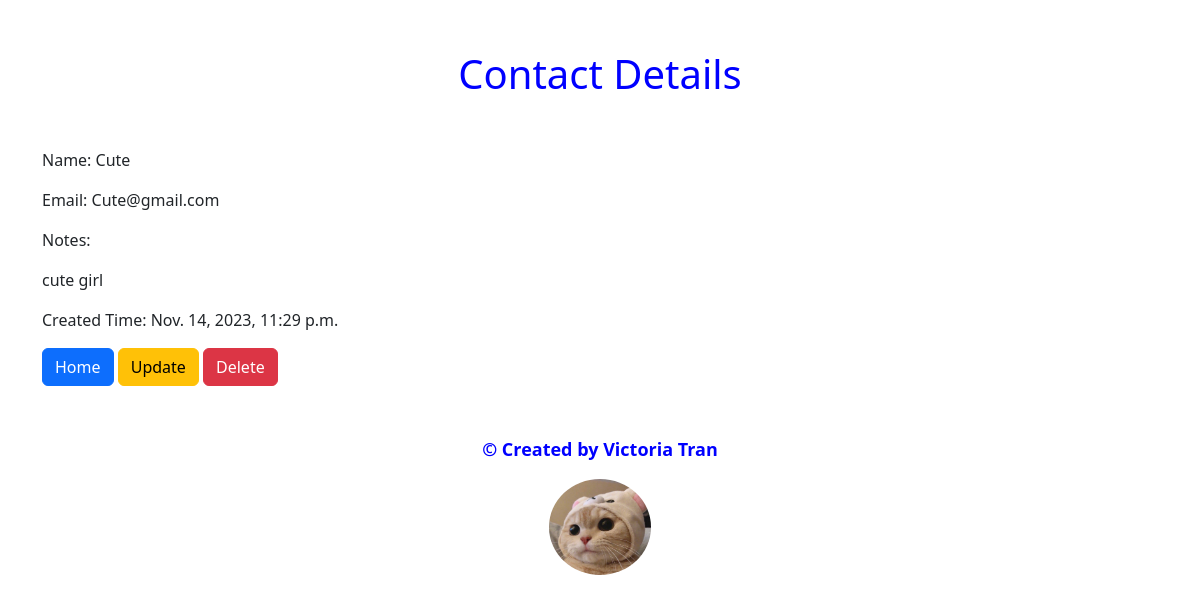
/contacts/5/, run on the app's committed database.
### contacts/models.py (models this page shows)
class Contact(models.Model):
    name = models.CharField(max_length=20, null=False, unique=True, error_messages={'unique':"Contact with this name already exists."})
    email = models.EmailField(null=False, unique=True, error_messages={
        'unique': "This email is already in use.",
        'required': "Email field cannot be empty.",
        'invalid': "Enter a valid email address."})
    notes = models.TextField(max_length = 200, default="", blank="True") #multiple lines of text
    created_time = models.DateTimeField(auto_now_add=True)

### contacts/views.py (the view)
# urls.py: path("contacts/<int:pk>/", ContactDetailView.as_view(), name="contact_detail"),
class ContactDetailView(DetailView):
    model = Contact

### contacts/templates/contacts/contact_detail.html
{% extends "base.html" %}
{% block content %}
<h1>Contact Details</h1>
<p>Name: {{contact.name}}</p>
<p>Email: {{contact.email}}</p>
<p>Notes: </p>
<p>{{contact.notes}}</p>
<p>Created Time: {{contact.created_time}}</p>
<a class="btn btn-primary" href="{% url 'contact_list' %}" role="button">Home</a>
<a class="btn btn-warning" href="{% url 'contact_update' contact.pk %}" role="button">Update</a>
<a class="btn btn-danger" href="{% url 'contact_delete' contact.pk %}" role="button">Delete</a>
{% endblock content %}

### templates/base.html (style rules this page uses)
h1 { text-align: center; margin: 50px; color: blue; }

### data on the page
Contact: name "Cute", email "Cute@gmail.com", notes "cute girl", created_time "Nov. 14, 2023, 11:29 p.m."
